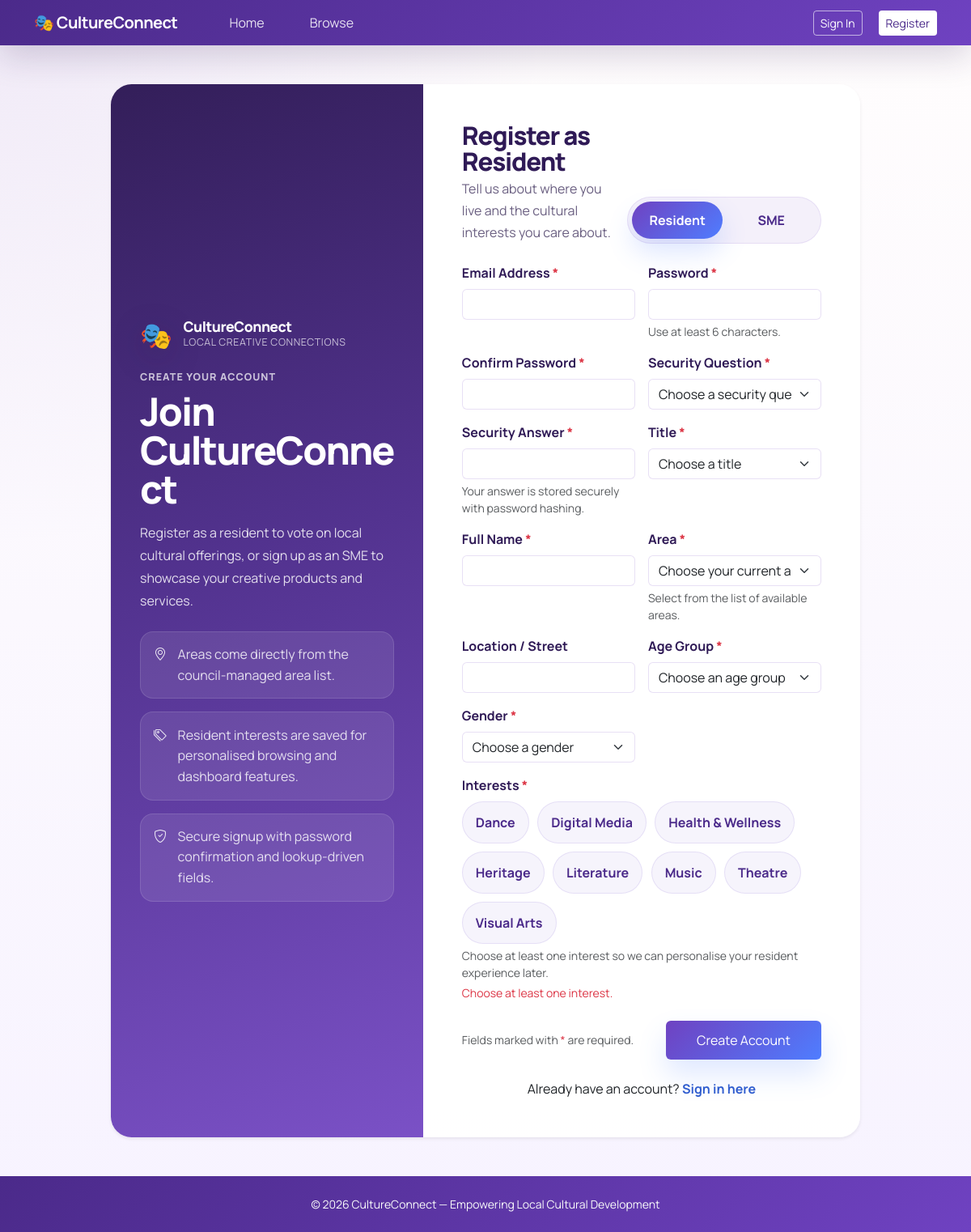
/register.php, run on the app's committed database.
### tables this page shows
CREATE TABLE `interests` (
  `interest_id` int(11) NOT NULL AUTO_INCREMENT,
  `interest_name` varchar(50) NOT NULL,
  PRIMARY KEY (`interest_id`),
  UNIQUE KEY `interest_name` (`interest_name`)
);

### register.php (the view, shortened to what this page needs)
<?php
require 'includes/db.php';
function register_table_has_column(mysqli $conn, string $table, string $column): bool
{
    $statement = $conn->prepare("
        SELECT COUNT(*) AS total
        FROM information_schema.COLUMNS
        WHERE TABLE_SCHEMA = DATABASE()
          AND TABLE_NAME = ?
          AND COLUMN_NAME = ?
    ");
    $statement->bind_param('ss', $table, $column);
    $statement->execute();
    return (int)($statement->get_result()->fetch_assoc()['total'] ?? 0) > 0;
}
$registerRole = $_GET['role'] ?? 'resident';
$areas = $conn->query('SELECT area_id, area_name FROM areas ORDER BY area_name')->fetch_all(MYSQLI_ASSOC);
$titles = $conn->query('SELECT title_id, title_name FROM titles ORDER BY title_name')->fetch_all(MYSQLI_ASSOC);
$interests = $conn->query('SELECT interest_id, interest_name FROM interests ORDER BY interest_name')->fetch_all(MYSQLI_ASSOC);
$securityQuestionTableReady = register_table_has_column($conn, 'security_questions', 'question_id')
    && register_table_has_column($conn, 'security_questions', 'question_text');
$residentRecoveryReady = register_table_has_column($conn, 'residents', 'security_question_id')
    && register_table_has_column($conn, 'residents', 'security_answer_hash');
$smeRecoveryReady = register_table_has_column($conn, 'smes', 'security_question_id')
    && register_table_has_column($conn, 'smes', 'security_answer_hash');
$securityQuestions = $securityQuestionTableReady
    ? $conn->query('SELECT question_id, question_text FROM security_questions ORDER BY question_id')->fetch_all(MYSQLI_ASSOC)
    : [];
$securityQuestionReady = !empty($securityQuestions);
$residentLookupReady = !empty($areas) && !empty($titles) && !empty($interests) && $securityQuestionReady && $residentRecoveryReady;
$registrationReady = $registerRole === 'resident'
    ? $residentLookupReady
    : ($securityQuestionReady && $smeRecoveryReady);
$form = [
    'email' => '',
    'title_id' => '',
    'full_name' => '',
    'area_id' => '',
    'location' => '',
    'age_group' => '',
    'gender' => '',
    'interests' => [],
    'company_name' => '',
    'contact_name' => '',
    'contact_phone' => '',
    'portfolio_url' => '',
    'security_question_id' => '',
];
require 'includes/header.php';
?>
<section class="auth-shell register-shell py-4">
  <div class="row justify-content-center">
    <div class="col-xl-10 col-lg-11">
      <div class="card auth-card auth-register-card border-0 shadow-sm overflow-hidden">
        <div class="row g-0">
          <div class="col-lg-5 auth-card-aside">
            <div class="auth-card-aside-inner">
              <a class="auth-brand-navbar mb-4" href="index.php" aria-label="CultureConnect home">
                <span class="auth-brand-navbar-icon" aria-hidden="true">🎭</span>
                <span class="auth-brand-wordmark">
                  <span class="auth-brand-title">CultureConnect</span>
                  <span class="auth-brand-tag">Local Creative Connections</span>
                </span>
              </a>
              <p class="auth-eyebrow mb-2">Create Your Account</p>
              <h1 class="auth-title mb-3">Join CultureConnect</h1>
              <p class="auth-copy mb-4">Register as a resident to vote on local cultural offerings, or sign up as an SME to showcase your creative products and services.</p>
              <div class="auth-feature-list">
                <div class="auth-feature-item">
                  <i class="bi bi-geo-alt"></i>
                  <span>Areas come directly from the council-managed area list.</span>
                </div>
                <div class="auth-feature-item">
                  <i class="bi bi-tags"></i>
                  <span>Resident interests are saved for personalised browsing and dashboard features.</span>
                </div>
                <div class="auth-feature-item">
                  <i class="bi bi-shield-check"></i>
                  <span>Secure signup with password confirmation and lookup-driven fields.</span>
                </div>
              </div>
            </div>
          </div>
          <div class="col-lg-7">
            <div class="card-body p-4 p-lg-5">
              <div class="d-flex flex-column flex-sm-row justify-content-between align-items-sm-end gap-3 mb-4">
                <div>
                  <h2 class="auth-panel-title mb-1"><?= $registerRole === 'resident' ? 'Register as Resident' : 'Register as SME' ?></h2>
                  <p class="auth-panel-copy mb-0"><?= $registerRole === 'resident'
                    ? 'Tell us about where you live and the cultural interests you care about.'
                    : 'Create your business profile so you can list unique cultural offerings.' ?></p>
                </div>
                <div class="register-role-switch" role="tablist" aria-label="Registration role">
                  <a class="register-role-link <?= $registerRole === 'resident' ? 'active' : '' ?>" href="?role=resident">Resident</a>
                  <a class="register-role-link <?= $registerRole === 'sme' ? 'active' : '' ?>" href="?role=sme">SME</a>
                </div>
              </div>
              <form method="post" id="registerForm" class="needs-validation register-form" data-register-role="<?= htmlspecialchars($registerRole) ?>">
                <div class="row g-3">
                  <div class="col-md-6">
                    <label class="form-label" for="register_email">Email Address <span class="text-danger">*</span></label>
                    <input
                      id="register_email"
                      type="email"
                      name="email"
                      class="form-control"
                      value="<?= htmlspecialchars($form['email']) ?>"
                      autocomplete="email"
                      required
                    >
                  </div>
                  <div class="col-md-6">
                    <label class="form-label" for="register_password">Password <span class="text-danger">*</span></label>
                    <input
                      id="register_password"
                      type="password"
                      name="password"
                      class="form-control"
                      minlength="6"
                      autocomplete="new-password"
                      required
                    >
                    <div class="form-text">Use at least 6 characters.</div>
                  </div>
                  <div class="col-md-6">
                    <label class="form-label" for="register_confirm_password">Confirm Password <span class="text-danger">*</span></label>
                    <input
                      id="register_confirm_password"
                      type="password"
                      name="confirm_password"
                      class="form-control"
                      minlength="6"
                      autocomplete="new-password"
                      required
                    >
                  </div>
                  <div class="col-md-6">
                    <label class="form-label" for="register_security_question_id">Security Question <span class="text-danger">*</span></label>
                    <select
                      id="register_security_question_id"
                      name="security_question_id"
                      class="form-select"
                      <?= $securityQuestionReady ? 'required' : 'disabled' ?>
                    >
                      <option value=""><?= $securityQuestionReady ? 'Choose a security question' : 'No security questions available yet' ?></option>
                    </select>
                  </div>
                  <div class="col-md-6">
                    <label class="form-label" for="register_security_answer">Security Answer <span class="text-danger">*</span></label>
                    <input
                      id="register_security_answer"
                      type="text"
                      name="security_answer"
                      class="form-control"
                      autocomplete="off"
                      required
                    >
                    <div class="form-text">Your answer is stored securely with password hashing.</div>
                  </div>
                  <?php if ($registerRole === 'resident'): ?>
                    <div class="col-md-6">
                      <label class="form-label" for="register_title_id">Title <span class="text-danger">*</span></label>
                      <select id="register_title_id" name="title_id" class="form-select" required>
                        <option value="">Choose a title</option>
                      </select>
                    </div>
                    <div class="col-md-6">
                      <label class="form-label" for="register_full_name">Full Name <span class="text-danger">*</span></label>
                      <input
                        id="register_full_name"
                        name="full_name"
                        class="form-control"
                        value="<?= htmlspecialchars($form['full_name']) ?>"
                        autocomplete="name"
                        required
                      >
                    </div>
                    <div class="col-md-6">
                      <label class="form-label" for="register_area_id">Area <span class="text-danger">*</span></label>
                      <select id="register_area_id" name="area_id" class="form-select" <?= $residentLookupReady ? 'required' : 'disabled' ?>>
                        <option value=""><?= $residentLookupReady ? 'Choose your current area' : 'No areas available yet' ?></option>
                      </select>
                      <div class="form-text">Select from the list of available areas.</div>
                    </div>
                    <div class="col-md-6">
                      <label class="form-label" for="register_location">Location / Street</label>
                      <input
                        id="register_location"
                        name="location"
                        class="form-control"
                        value="<?= htmlspecialchars($form['location']) ?>"
                        autocomplete="street-address"
                      >
                    </div>
                    <div class="col-md-6">
                      <label class="form-label" for="register_age_group">Age Group <span class="text-danger">*</span></label>
                      <select id="register_age_group" name="age_group" class="form-select" required>
                        <option value="">Choose an age group</option>
                      </select>
                    </div>
                    <div class="col-md-6">
                      <label class="form-label" for="register_gender">Gender <span class="text-danger">*</span></label>
                      <select id="register_gender" name="gender" class="form-select" required>
                        <option value="">Choose a gender</option>
                      </select>
                    </div>
                    <div class="col-12">
                      <label class="form-label d-block mb-2">Interests <span class="text-danger">*</span></label>
                      <div class="register-interest-grid" data-interest-group>
                        <?php foreach ($interests as $interest): ?>
                          <?php $interestId = (int)$interest['interest_id']; ?>
                          <label class="register-interest-chip" for="interest-<?= $interestId ?>">
                            <?= htmlspecialchars($interest['interest_name']) ?>
                          </label>
                        <?php endforeach; ?>
                      </div>
                      <div class="form-text">Choose at least one interest so we can personalise your resident experience later.</div>
                      <div class="invalid-feedback d-block js-interest-feedback d-none">Choose at least one interest.</div>
                    </div>
                  <?php endif; ?>
                </div>
                <div class="d-flex flex-column flex-sm-row justify-content-between align-items-sm-center gap-3 mt-4">
                  <p class="text-muted small mb-0">Fields marked with <span class="text-danger">*</span> are required.</p>
                  <button class="btn auth-submit-btn register-submit-btn" <?= !$registrationReady ? 'disabled' : '' ?>>Create Account</button>
                </div>
              </form>
              <p class="text-center mt-4 mb-0">Already have an account? <a href="login.php" class="auth-inline-link">Sign in here</a></p>
            </div>
          </div>
        </div>
      </div>
    </div>
  </div>
</section>
<?php require 'includes/footer.php'; ?>

### includes/header.php (shortened to what this page needs)
<?php
$email = $_SESSION['email'] ?? null;
?>
<!DOCTYPE html>
<html lang="en">
<head>
<link href="https://cdn.jsdelivr.net/npm/bootstrap@5.3.2/dist/css/bootstrap.min.css" rel="stylesheet">
<link href="https://cdn.jsdelivr.net/npm/bootstrap-icons@1.11.3/font/bootstrap-icons.min.css" rel="stylesheet">
<link href="assets/css/styles.css" rel="stylesheet">
</head>
<body class="<?= basename($_SERVER['PHP_SELF'] ?? '') === 'index.php' ? 'page-home' : '' ?>">
<nav class="navbar navbar-expand-lg navbar-dark site-nav">
  <div class="container">
    <a class="navbar-brand fw-bold" href="index.php">🎭 CultureConnect</a>
    <div class="collapse navbar-collapse d-lg-flex align-items-lg-center" id="nav">
      <ul class="navbar-nav me-auto align-items-lg-center site-nav-links">
        <li class="nav-item"><a class="nav-link" href="index.php">Home</a></li>
        <li class="nav-item"><a class="nav-link" href="browse.php">Browse</a></li>
      </ul>
      <ul class="navbar-nav ms-lg-auto align-items-lg-center site-nav-user-nav d-lg-flex align-items-lg-center">
        <?php if ($email): ?>
          <li class="nav-item d-flex align-items-center"><span class="navbar-text text-light me-lg-3 mb-0">Hi, <?= htmlspecialchars($email) ?></span></li>
          <li class="nav-item d-flex align-items-center mt-2 mt-lg-0"><a class="btn btn-outline-light btn-sm align-self-center d-inline-flex align-items-center" href="logout.php">Logout</a></li>
        <?php else: ?>
          <li class="nav-item d-flex align-items-center"><a class="btn btn-outline-light btn-sm me-lg-2 align-self-center d-inline-flex align-items-center" href="login.php">Sign In</a></li>
          <li class="nav-item d-flex align-items-center mt-2 mt-lg-0"><a class="btn btn-light btn-sm align-self-center d-inline-flex align-items-center" href="register.php">Register</a></li>
        <?php endif; ?>
      </ul>
    </div>
  </div>
</nav>
<main class="container py-4 site-main">

### includes/footer.php (shortened to what this page needs)
</main>
<footer class="text-light py-4 site-footer">
  <div class="container text-center small">
    &copy; <?= date('Y') ?> CultureConnect — Empowering Local Cultural Development
  </div>
</footer>
</body>
</html>

### data on the page
interests: interest_name "Dance"
interests: interest_name "Digital Media"
interests: interest_name "Health & Wellness"
interests: interest_name "Heritage"
interests: interest_name "Literature"
interests: interest_name "Music"
interests: interest_name "Theatre"
interests: interest_name "Visual Arts"
